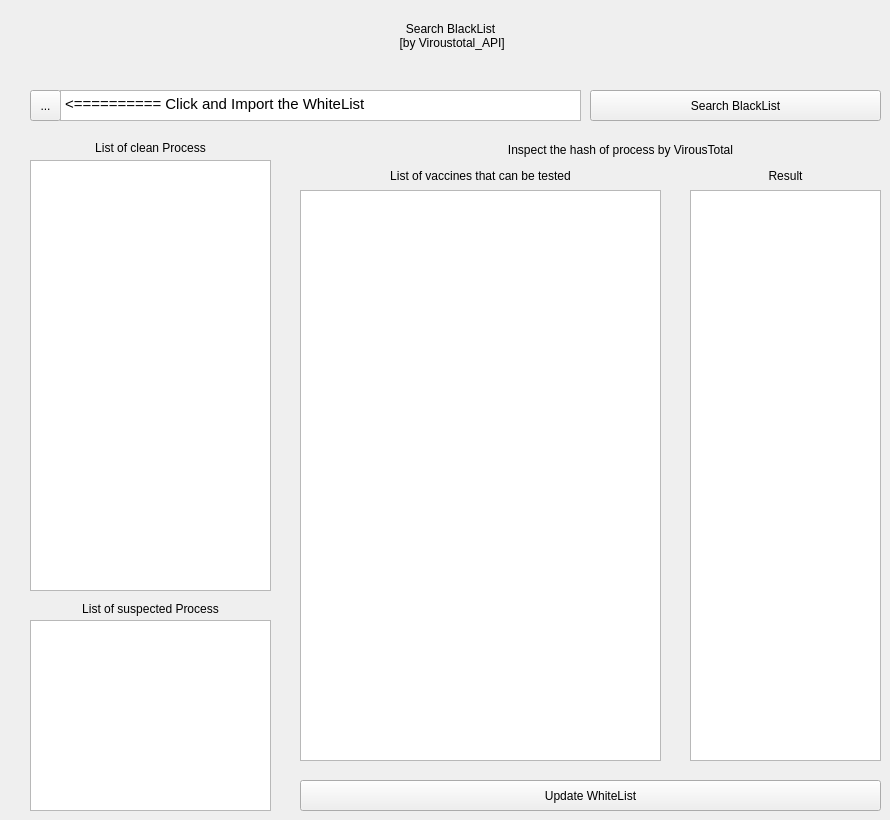
    <widget class="QWidget" name="tabWidgetPage2">
     <attribute name="title">
      <string>Search BlackList</string>
     </attribute>
     <widget class="QToolButton" name="insertFile">
      <property name="geometry">
       <rect>
        <x>30</x>
        <y>90</y>
        <width>31</width>
        <height>31</height>
       </rect>
      </property>
      <property name="text">
       <string>...</string>
      </property>
     </widget>
     <widget class="QTextBrowser" name="Prompt_of_fileopen">
      <property name="geometry">
       <rect>
        <x>60</x>
        <y>90</y>
        <width>521</width>
        <height>31</height>
       </rect>
      </property>
      <property name="html">
       <string>&lt;!DOCTYPE HTML PUBLIC &quot;-//W3C//DTD HTML 4.0//EN&quot; &quot;http://www.w3.org/TR/REC-html40/strict.dtd&quot;&gt;
&lt;html&gt;&lt;head&gt;&lt;meta name=&quot;qrichtext&quot; content=&quot;1&quot; /&gt;&lt;style type=&quot;text/css&quot;&gt;
p, li { white-space: pre-wrap; }
&lt;/style&gt;&lt;/head&gt;&lt;body style=&quot; font-family:'Ubuntu'; font-size:11pt; font-weight:400; font-style:normal;&quot;&gt;
&lt;p style=&quot; margin-top:0px; margin-bottom:0px; margin-left:0px; margin-right:0px; -qt-block-indent:0; text-indent:0px;&quot;&gt;&amp;lt;========== Click and Import the WhiteList&lt;/p&gt;&lt;/body&gt;&lt;/html&gt;</string>
      </property>
     </widget>
     <widget class="QPushButton" name="SBL">
      <property name="geometry">
       <rect>
        <x>590</x>
        <y>90</y>
        <width>291</width>
        <height>31</height>
       </rect>
      </property>
      <property name="text">
       <string>Search BlackList</string>
      </property>
     </widget>
     <widget class="QLabel" name="label_12">
      <property name="geometry">
       <rect>
        <x>440</x>
        <y>140</y>
        <width>361</width>
        <height>20</height>
       </rect>
      </property>
      <property name="text">
       <string>Inspect the hash of process by VirousTotal</string>
      </property>
      <property name="alignment">
       <set>Qt::AlignCenter</set>
      </property>
     </widget>
     <widget class="QLabel" name="label_19">
      <property name="geometry">
       <rect>
        <x>30</x>
        <y>600</y>
        <width>241</width>
        <height>17</height>
       </rect>
      </property>
      <property name="text">
       <string>List of suspected Process</string>
      </property>
      <property name="alignment">
       <set>Qt::AlignCenter</set>
      </property>
     </widget>
     <widget class="QListWidget" name="SuspectTable">
      <property name="geometry">
       <rect>
        <x>30</x>
        <y>620</y>
        <width>241</width>
        <height>191</height>
       </rect>
      </property>
      <property name="font">
       <font>
        <pointsize>14</pointsize>
        <italic>true</italic>
       </font>
      </property>
     </widget>
     <widget class="QLabel" name="label_20">
      <property name="geometry">
       <rect>
        <x>30</x>
        <y>140</y>
        <width>241</width>
        <height>16</height>
       </rect>
      </property>
      <property name="text">
       <string>List of clean Process</string>
      </property>
      <property name="alignment">
       <set>Qt::AlignCenter</set>
      </property>
     </widget>
     <widget class="QListWidget" name="whitelistbox">
      <property name="geometry">
       <rect>
        <x>30</x>
        <y>160</y>
        <width>241</width>
        <height>431</height>
       </rect>
      </property>
      <property name="font">
       <font>
        <pointsize>14</pointsize>
        <italic>true</italic>
       </font>
      </property>
     </widget>
     <widget class="QListWidget" name="viroustotal_API">
      <property name="geometry">
       <rect>
        <x>300</x>
        <y>190</y>
        <width>361</width>
        <height>571</height>
       </rect>
      </property>
      <property name="sizePolicy">
       <sizepolicy hsizetype="Expanding" vsizetype="Expanding">
        <horstretch>0</horstretch>
        <verstretch>0</verstretch>
       </sizepolicy>
      </property>
      <property name="font">
       <font>
        <pointsize>9</pointsize>
        <italic>true</italic>
       </font>
      </property>
      <property name="sizeAdjustPolicy">
       <enum>QAbstractScrollArea::AdjustToContents</enum>
      </property>
      <property name="autoScroll">
       <bool>true</bool>
      </property>
      <property name="autoScrollMargin">
       <number>100</number>
      </property>
      <property name="movement">
       <enum>QListView::Snap</enum>
      </property>
      <property name="resizeMode">
       <enum>QListView::Adjust</enum>
      </property>
     </widget>
     <widget class="QLabel" name="label_15">
      <property name="geometry">
       <rect>
        <x>360</x>
        <y>160</y>
        <width>241</width>
        <height>31</height>
       </rect>
      </property>
      <property name="text">
       <string>List of vaccines that can be tested</string>
      </property>
      <property name="alignment">
       <set>Qt::AlignCenter</set>
      </property>
     </widget>
     <widget class="QListWidget" name="viroustotal_API_Result">
      <property name="geometry">
       <rect>
        <x>690</x>
        <y>190</y>
        <width>191</width>
        <height>571</height>
       </rect>
      </property>
      <property name="sizePolicy">
       <sizepolicy hsizetype="Expanding" vsizetype="Expanding">
        <horstretch>0</horstretch>
        <verstretch>0</verstretch>
       </sizepolicy>
      </property>
      <property name="font">
       <font>
        <pointsize>9</pointsize>
        <italic>true</italic>
       </font>
      </property>
      <property name="sizeAdjustPolicy">
       <enum>QAbstractScrollArea::AdjustToContents</enum>
      </property>
      <property name="autoScroll">
       <bool>true</bool>
      </property>
      <property name="autoScrollMargin">
       <number>100</number>
      </property>
      <property name="movement">
       <enum>QListView::Snap</enum>
      </property>
      <property name="resizeMode">
       <enum>QListView::Adjust</enum>
      </property>
     </widget>
     <widget class="QLabel" name="label_16">
      <property name="geometry">
       <rect>
        <x>690</x>
        <y>160</y>
        <width>191</width>
        <height>31</height>
       </rect>
      </property>
      <property name="text">
       <string>Result</string>
      </property>
      <property name="alignment">
       <set>Qt::AlignCenter</set>
      </property>
     </widget>
     <widget class="QPushButton" name="SBL_2">
      <property name="geometry">
       <rect>
        <x>300</x>
        <y>780</y>
        <width>581</width>
        <height>31</height>
       </rect>
      </property>
      <property name="text">
       <string>Update WhiteList</string>
      </property>
     </widget>
     <widget class="QLabel" name="label_31">
      <property name="geometry">
       <rect>
        <x>40</x>
        <y>10</y>
        <width>821</width>
        <height>51</height>
       </rect>
      </property>
      <property name="text">
       <string>Search BlackList 
 [by Viroustotal_API]</string>
      </property>
      <property name="alignment">
       <set>Qt::AlignCenter</set>
      </property>
     </widget>
    </widget>
